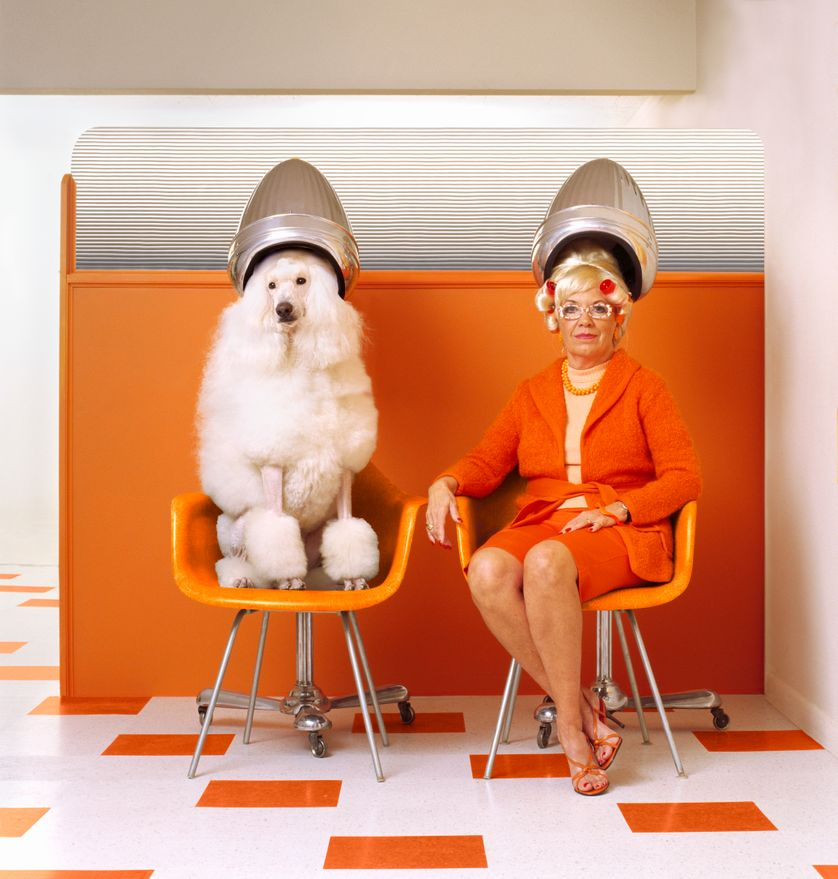
#> input picture img/notebook/hair_salon.jpeg, 838 x 879 px
$ jupyter execute cv2_face_detection.ipynb   (shell and % lines are left out)
#> lines starting #> are read from the running program, lines starting #| are printed output that depends on the picture
## Face Detection

Face detection is a technique that identifies or locates human faces in digital images.
OpenCV offers two pre-trained face detection classifiers, we will be using the Haar Cascade Classifier.

If you want to train your own classifier to detect other objects like poodles, chairs etc. you can use OpenCV to do so. More details here:
https://docs.opencv.org/2.4/doc/user_guide/ug_traincascade.html

### Setup

[cell 1]
import cv2
import numpy as np
from matplotlib import pyplot as plt

# for resizing our inline images
import pylab
pylab.rcParams['figure.figsize'] = (8, 7)

[cell 2]
# load image
img = cv2.imread('./img/notebook/hair_salon.jpeg')
#> img is the input picture: shape (879, 838, 3); mean B, G, R 126.7, 154.7, 212.6
# change color space
rgb_img = cv2.cvtColor(img, cv2.COLOR_BGR2RGB)

plt.imshow(rgb_img)

### Loading the frontal face classifier

[cell 3]
haar_cascade_face = cv2.CascadeClassifier('./haarcascades/haarcascade_frontalface_alt.xml')

The __detectMultiscale()__ function will return the coordinates and dimensions of the detected faces as Rect (x, y, w, h)

[cell 4]
# detect faces
faces_rects = haar_cascade_face.detectMultiScale(rgb_img, scaleFactor = 1.2, minNeighbors = 2);
#> faces_rects = [[551, 283, 70, 70], [173, 472, 108, 108]]

# print the number of faces found
print('Faces found: ', len(faces_rects))
#| Faces found:  2

How come there are two faces? Is the algorithm picking up on the poodle?

Let's loop over the coordinates it returned and draw rectangles around them to find out.

[cell 5]
# create a copy of the image
image_copy = rgb_img.copy()

for (x,y,w,h) in faces_rects:
     cv2.rectangle(image_copy, (x, y), (x+w, y+h), (0, 0, 0), 2)
#> this loop made 2 passes
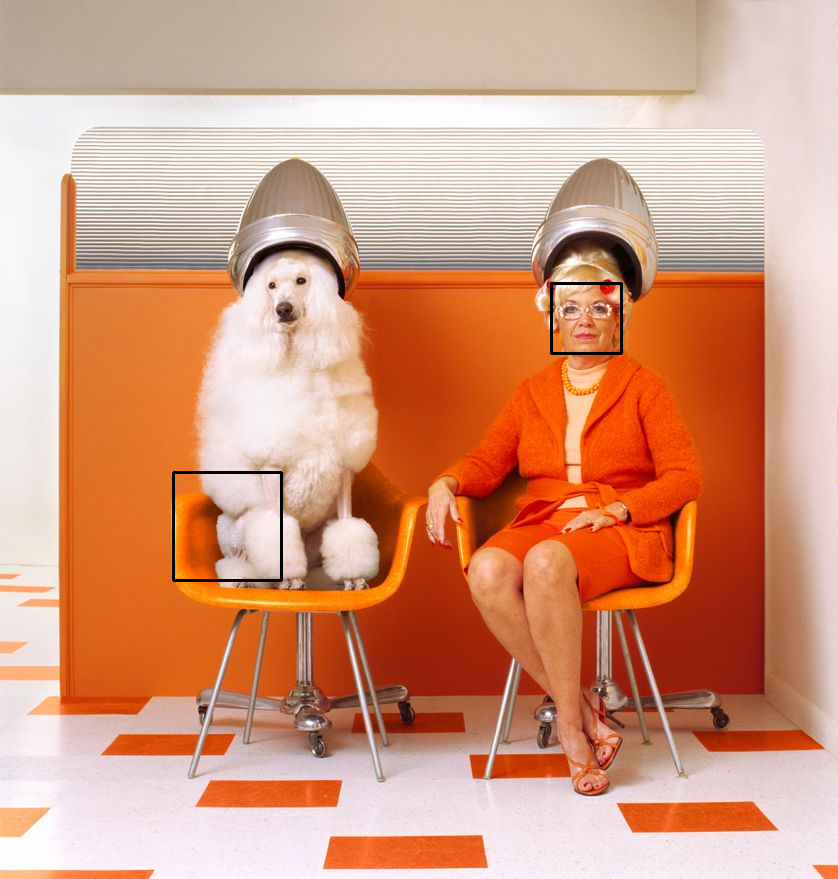
#> image_copy: shape (879, 838, 3); mean R, G, B 212, 154.3, 126.4

plt.imshow(image_copy)

[cell 6]
# remove the wrong face
clean_faces = np.delete(faces_rects, 1, 0)
#> clean_faces = [[551, 283, 70, 70]]
clean_faces
#> Out = [[551, 283, 70, 70]]

[cell 7]
# apply blur
for (x, y, w, h) in clean_faces:
    # select the areas where the face was found
    roi = rgb_img[y:y+h, x:x+w]
    # blur the ROI
    blur = cv2.GaussianBlur(roi, (101,101), 0)
    # Insert ROI back into image
    rgb_img[y:y+h, x:x+w] = blur
#> this loop made 1 pass
#> pass 1, `roi = rgb_img[y:y+h, x:x+w]`:
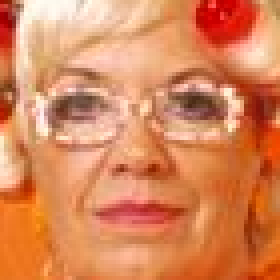
#> roi: shape (70, 70, 3) (shown 4 times larger); mean R, G, B 217.6, 134.4, 90.4
#> pass 1, `blur = cv2.GaussianBlur(roi, (101,101), 0)`:
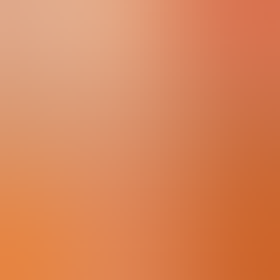
#> blur: shape (70, 70, 3) (shown 4 times larger); mean R, G, B 217.6, 134.6, 90.8
#> after the loop:
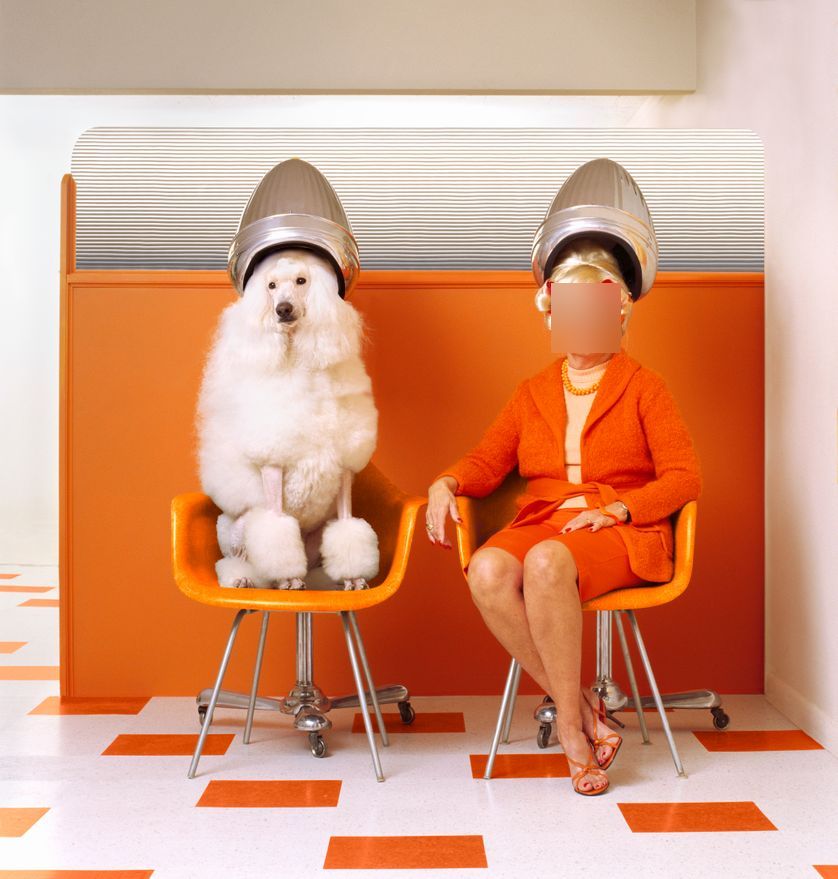
#> rgb_img: shape (879, 838, 3); mean R, G, B 212.6, 154.7, 126.7

plt.imshow(rgb_img)
